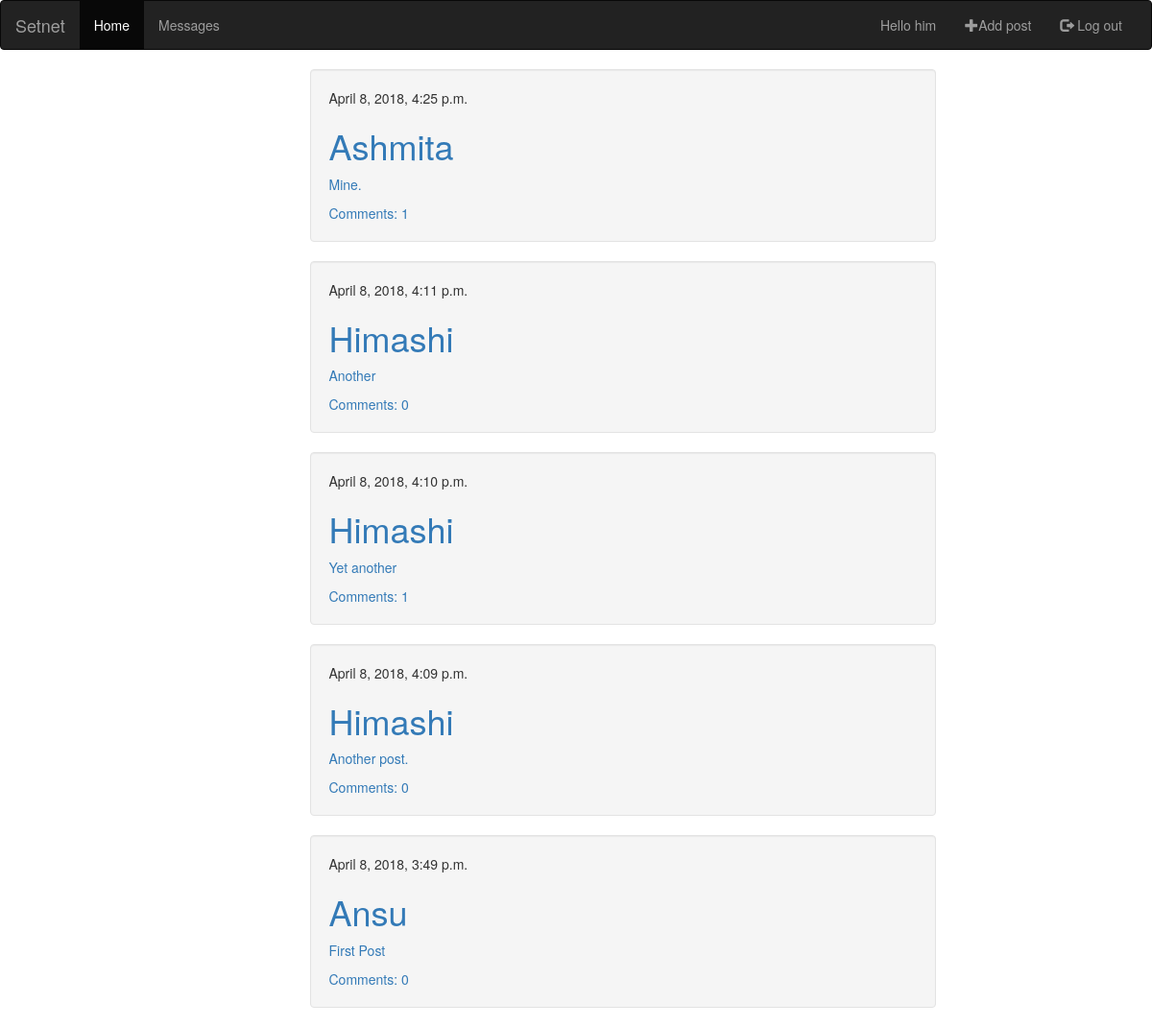
The page / (signed in) on the database its author committed.
### upost/models.py (models this page shows, shortened)
class Post(models.Model):
    user = models.ForeignKey('auth.User', on_delete=models.CASCADE)
    text = models.TextField()
    created = models.DateTimeField(auto_now_add=True)
    modified = models.DateTimeField(auto_now=True)

### upost/views.py (the view)
# urls.py: path('', views.post_list, name='post_list'),
def post_list(request):
    posts = Post.objects.order_by('-created')   #To fetch data in reverse order of created
    return render(request, 'upost/post_list.html', {'posts': posts})

### upost/templates/upost/post_list.html
{% extends 'upost/base.html' %}
{% block content %}
    {% for post in posts %}
    <div class="row">
        <div class="col-sm-12">
            <div class="well">
                <div class="post">
                    <div class="date">
                        {{ post.created }}
                    </div>
                    <h1><a href="{% url 'profile' pk=post.user.pk %}">{{ post.user.first_name }}</a></h1>
                    <p><a href="{% url 'post_detail' pk=post.pk %}">{{ post.text|linebreaksbr }}</a></p>
                    <a href="{% url 'post_detail' pk=post.pk %}">Comments: {{ post.comments.count }}</a>
                </div>
            </div>
        </div>
    </div>
    {% endfor %}
{% endblock %}

### upost/templates/upost/base.html (shortened to what this page needs)
{% load staticfiles %}
<html>
    <head>
		<link rel="stylesheet" href="https://maxcdn.bootstrapcdn.com/bootstrap/3.3.7/css/bootstrap.min.css">
    </head>
    <body>
    	<nav class="navbar navbar-inverse">
		  <div class="container-fluid">
		    <div class="navbar-header">
		      <a class="navbar-brand" href="/">Setnet</a>
		    </div>
		    <div class="collapse navbar-collapse" id="myNavbar">
		      <ul class="nav navbar-nav">
		        <li class="active"><a href="/">Home</a></li>
		        <li><a href="/">Messages</a></li>
		      </ul>
		      <ul class="nav navbar-nav navbar-right">
		      	{% if user.is_authenticated %}
		      	  <li><a href="{% url 'profile' %}">Hello {{ user.username }}</a></li>
		      	  <li><a href="{% url 'post_new' %}" class="top-menu"><span class="glyphicon glyphicon-plus"></span>Add post</a></li>
			      <li><a href="{% url 'logout' %}"><span class="glyphicon glyphicon-log-out"></span> Log out</a></li>
		      	{% else %}
		          <li><a href="{% url 'register' %}"><span class="glyphicon glyphicon-user"></span> Sign Up</a></li>
		          <li><a href="{% url 'login' %}"><span class="glyphicon glyphicon-log-in"></span> Log In</a></li>
		        {% endif %}
		      </ul>
		    </div>
		  </div>
		</nav>
		<div class="container">
		  <div class="row">
		    <div class="col-sm-offset-3 col-sm-7">
            {% block content %}
            {% endblock %}
		  </div>
		</div>
	  </div>
	</body>
</html>

### rows shown on the page
Post: created "April 8, 2018, 4:25 p.m.", user.first_name "Ashmita", text "Mine.", comments.count "1"
Post: created "April 8, 2018, 4:11 p.m.", user.first_name "Himashi", text "Another", comments.count "0"
Post: created "April 8, 2018, 4:10 p.m.", user.first_name "Himashi", text "Yet another", comments.count "1"
Post: created "April 8, 2018, 4:09 p.m.", user.first_name "Himashi", text "Another post.", comments.count "0"
Post: created "April 8, 2018, 3:49 p.m.", user.first_name "Ansu", text "First Post", comments.count "0"

### other values the page prints
{{ user.username }} "him"
